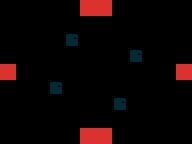

Tiled map render using the project's own tile images. Description and the whole map definition, tile-layer contents included, below:
An orthogonal 12x9 tile map with 16x16 px tiles, 3 tile layers (walls, ground, blockers) and 4 objects.

<map version="1.4" tiledversion="1.4.1" orientation="orthogonal" renderorder="right-down" width="12" height="9" tilewidth="16" tileheight="16" infinite="0" nextlayerid="5" nextobjectid="5">
 <tileset firstgid="1" name="tiles" tilewidth="16" tileheight="16" tilecount="25" columns="5">
  <image source="../../images/tilesets/tiles.png" width="80" height="80" />
 </tileset>
 <layer id="1" name="walls" width="12" height="9">
  <data encoding="csv">
0,0,0,0,0,0,0,0,0,0,0,0,
0,0,0,0,0,0,0,0,0,0,0,0,
0,0,0,0,0,0,0,0,0,0,0,0,
0,0,0,0,0,0,0,0,0,0,0,0,
0,0,0,0,0,0,0,0,0,0,0,0,
0,0,0,0,0,0,0,0,0,0,0,0,
0,0,0,0,0,0,0,0,0,0,0,0,
0,0,0,0,0,0,0,0,0,0,0,0,
0,0,0,0,0,0,0,0,0,0,0,0
</data>
 </layer>
 <layer id="2" name="ground" width="12" height="9">
  <data encoding="csv">
0,0,0,0,0,0,0,0,0,0,0,0,
0,0,0,0,0,0,0,0,0,0,0,0,
0,0,0,0,16,0,0,0,0,0,0,0,
0,0,0,0,0,0,0,0,16,0,0,0,
0,0,0,0,0,0,0,0,0,0,0,0,
0,0,0,16,0,0,0,0,0,0,0,0,
0,0,0,0,0,0,0,16,0,0,0,0,
0,0,0,0,0,0,0,0,0,0,0,0,
0,0,0,0,0,0,0,0,0,0,0,0
</data>
 </layer>
 <layer id="4" name="blockers" width="12" height="9">
  <data encoding="csv">
0,0,0,0,0,25,25,0,0,0,0,0,
0,0,0,0,0,0,0,0,0,0,0,0,
0,0,0,0,0,0,0,0,0,0,0,0,
0,0,0,0,0,0,0,0,0,0,0,0,
25,0,0,0,0,0,0,0,0,0,0,25,
0,0,0,0,0,0,0,0,0,0,0,0,
0,0,0,0,0,0,0,0,0,0,0,0,
0,0,0,0,0,0,0,0,0,0,0,0,
0,0,0,0,0,25,25,0,0,0,0,0
</data>
 </layer>
 <objectgroup id="3" name="items">
  <object id="1" x="32" y="32" width="16" height="16" />
  <object id="2" x="144" y="32" width="16" height="16" />
  <object id="3" x="144" y="96" width="16" height="16" />
  <object id="4" x="32" y="96" width="16" height="16" />
 </objectgroup>
</map>
